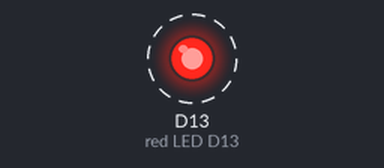
Bench run of a program on a simulated Circuit Playground running CircuitPython. Shown: output pins drawn as LEDs (lit = HIGH). Dashed ring = blinking.

Above: at 0.2 s.
Timing chart, 0 to 3.0 s (numbered marks = the images above):
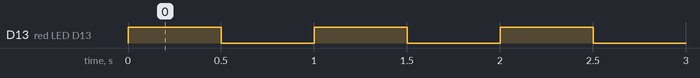

The program:

cp_red_led_blnky_short.py
```python
"""This is the "Hello, world!" of CircuitPython: Blinky! This example blinks the little red LED on
and off! It's a shorter version of the other Blinky example."""
import time
from adafruit_circuitplayground import cp

while True:
    cp.red_led = not cp.red_led
    time.sleep(0.5)
```

Measured:
- by itself, D13 (red LED D13): alternates HIGH for 0.50 s and LOW for 0.50 s
